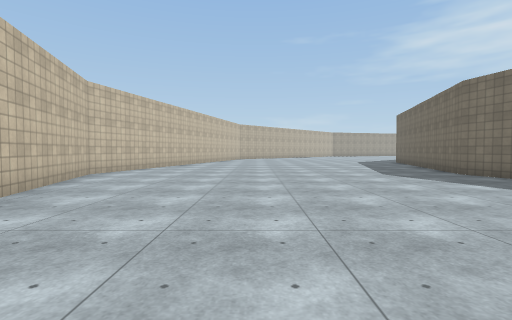
[1] (above)

20 first-person views from a walk through a 3-D level made in the Unity game engine. The camera is 1.3 m above the floor, tilts 2° down and sees 85° across. The floor is counted in squares, 2 m on a side. Each view is taken from the middle of a square. On the plan, view 1 faces up. The plan holds only what a view shows up to about 9 squares ahead; the rest is blank. The place goes on beyond the plan. Surface patterns are stand-ins for the level's own textures.

[2]
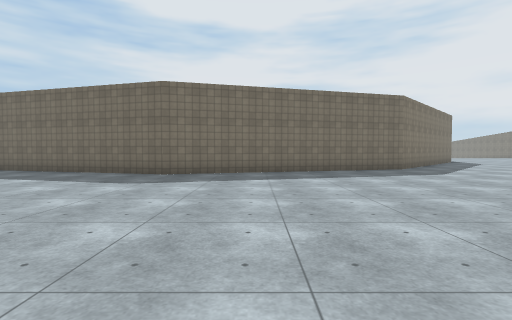

[3]
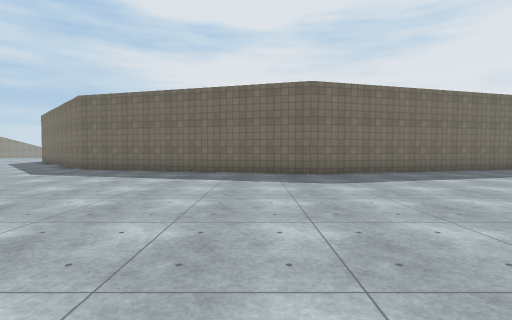

[4]
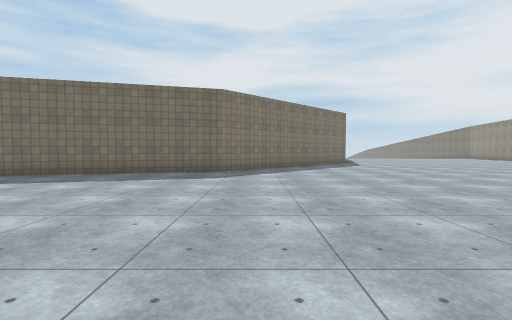

[5]
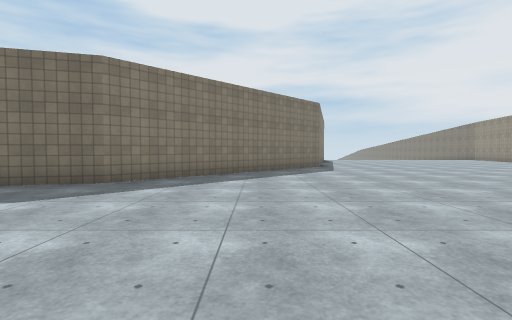

[6]
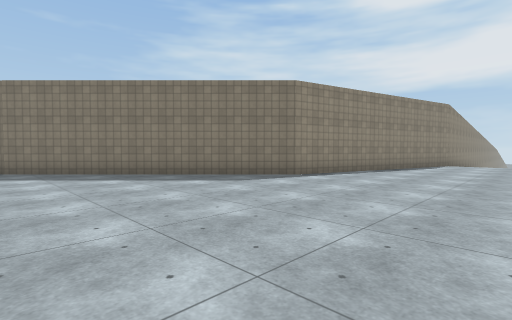

[7]
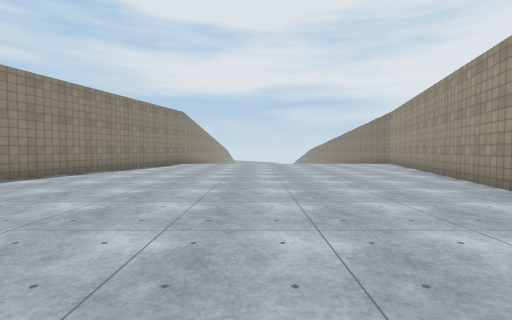

[8]
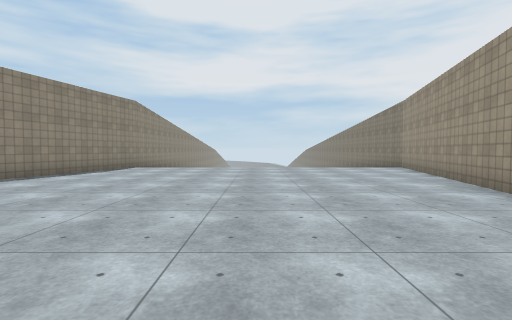

[9]
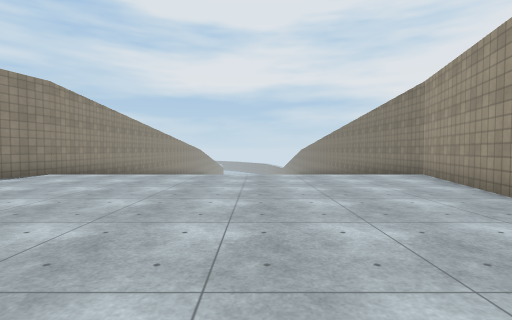

[10]
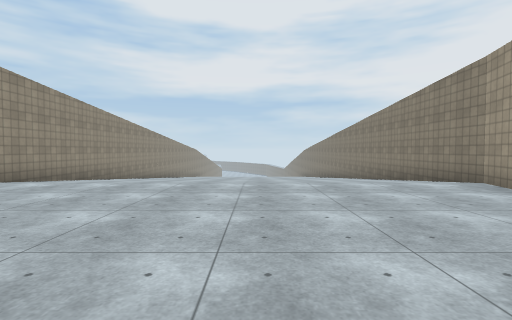

[11]
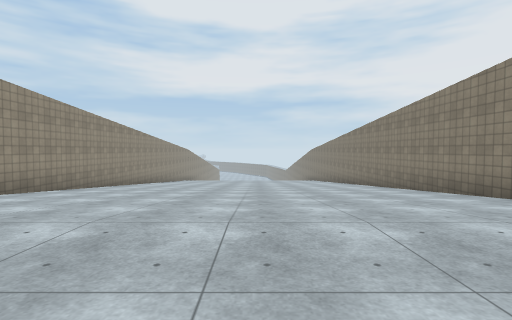

[12]
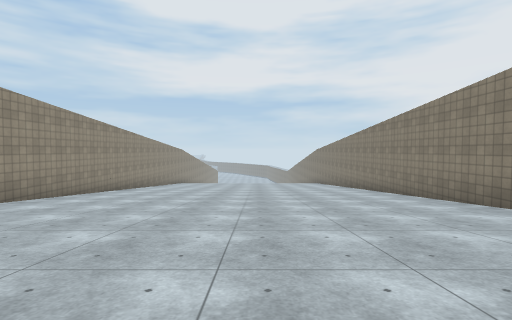

[13]
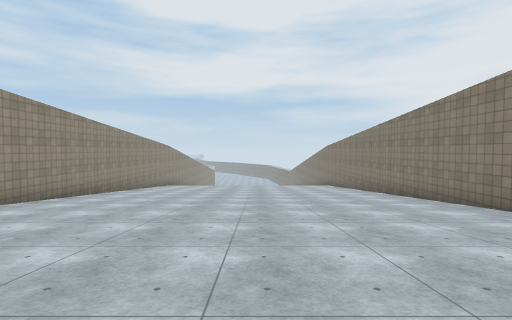

[14]
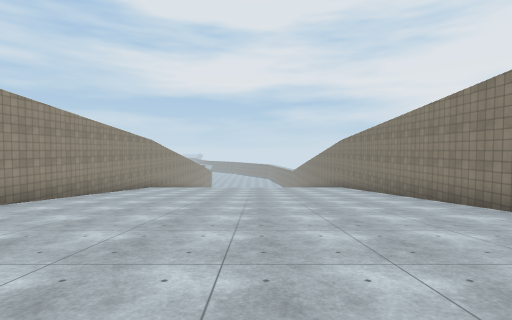

[15]
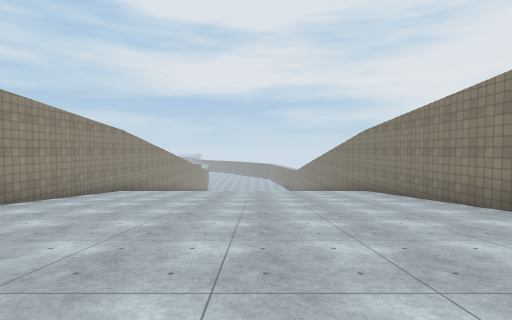

[16]
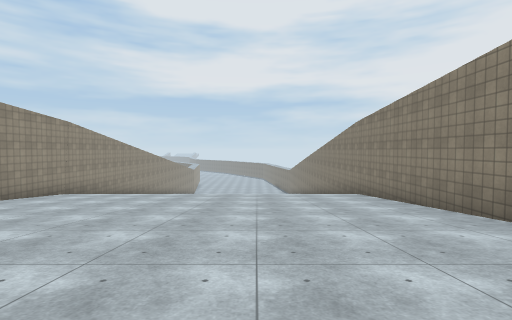

[17]
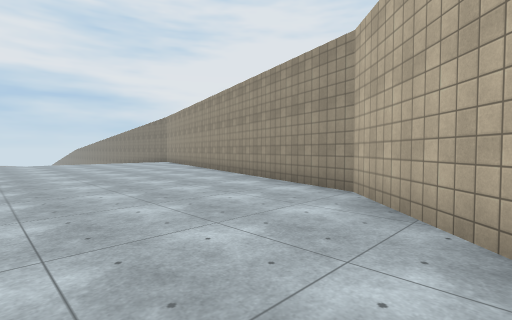

[18]
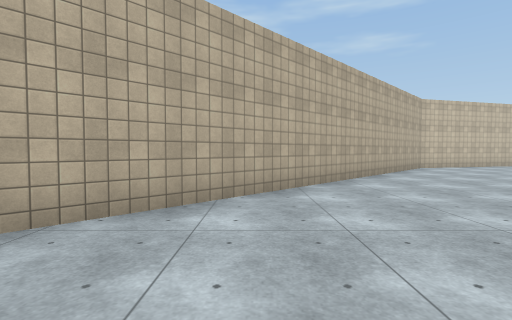

[19]
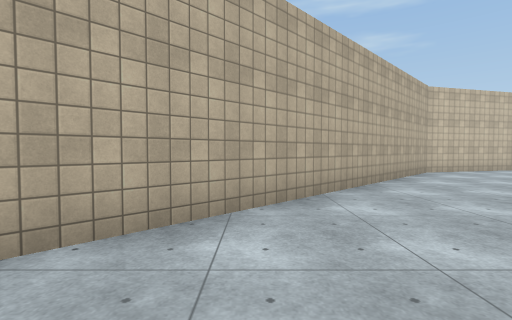

[20]
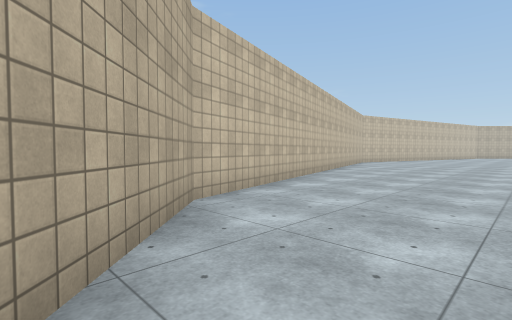

### Floor plan
Key: @ floor where view 1 was taken; # wall or solid block; . main floor; - floor 3.25 m lower than the main floor; / step, stairs or slope.
Columns run from 5 left of view 1 to 39 right of it. Each row starts with its distance up from view 1.
 14         .....
 13        .....#
 12       ......#
 11      .......#
 10     .......##
  9 ##.........#
  8 #..........#
  7 #..........#
  6 ##.........#
  5  #.........##
  4  #..........#
  3   ..........#
  2    .........##
  1   #..........#
  0   #..@.......##
 -1   #...........##
 -2   ##...........##
 -3    #............##
 -4    #.............##
 -5    ##.............###
 -6     ##..............####
 -7      ##................######################
 -8       ##.................../////////////////-
 -9        ##................../////////////////-
-10         ##................./////////////////-
-11          ##................/////////////////-
-12           ##.............../////////////////-
-13            ##............../////////////////-
-14             ##............./////////////////-
-15              ####........../////////////////-
-16                 #####....../////////////////-
-17                     #####../////////////////-
-18                         #####################

Positions as (right, up) in squares from view 1, and headings:
1: (0, 0), facing up
2: (-2, 5), facing right
3: (-2, 9), facing right
4: (-1, -1), facing right
5: (2, -3), facing right
6: (7, -10), facing up-right
7: (7, -11), facing right
8: (10, -12), facing right
9: (13, -13), facing right
10: (15, -13), facing right
11: (18, -13), facing right
12: (20, -13), facing right
13: (23, -13), facing right
14: (26, -13), facing right
15: (29, -13), facing right
16: (31, -14), facing right
17: (6, -10), facing down-right
18: (9, -11), facing left
19: (7, -10), facing left
20: (2, -7), facing up-left
